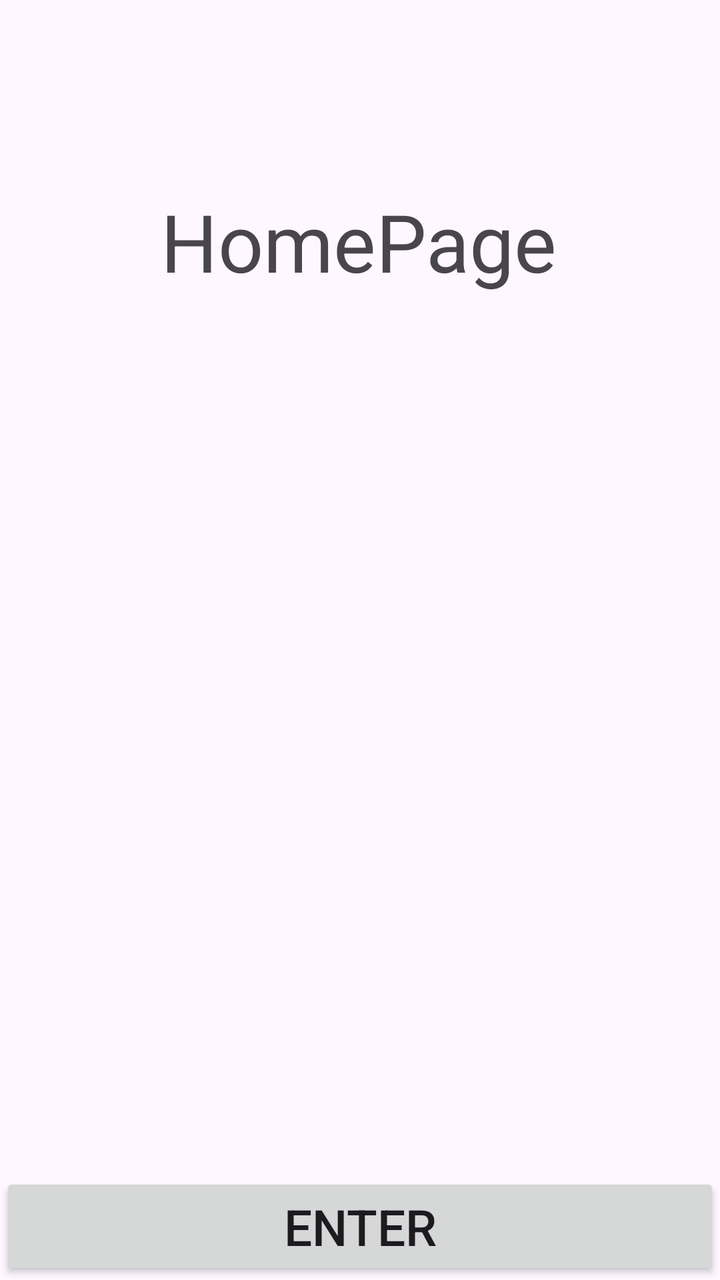
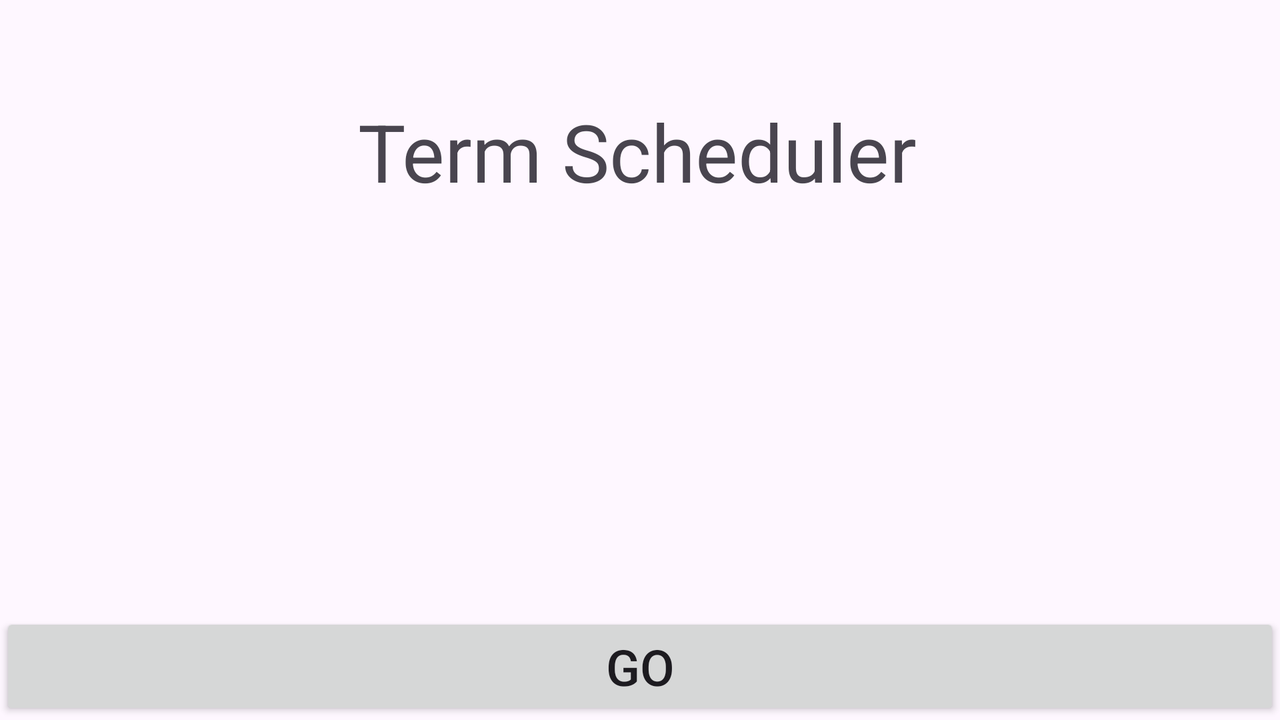

First picture: res/layout/ on a phone held upright. Second picture: the repository's own variant of that layout, on a device whose configuration matches the variant's folder. Source for both follows.
<!-- AndroidManifest.xml: application theme Theme.TermV30 -->
<!-- res/layout/activity_main.xml -->
<?xml version="1.0" encoding="utf-8"?>
<androidx.constraintlayout.widget.ConstraintLayout xmlns:android="http://schemas.android.com/apk/res/android"
    xmlns:app="http://schemas.android.com/apk/res-auto"
    xmlns:tools="http://schemas.android.com/tools"
    android:layout_width="match_parent"
    android:layout_height="match_parent"
    tools:context="MainActivity">

    <TextView
        android:id="@+id/textView"
        android:layout_width="wrap_content"
        android:layout_height="wrap_content"
        android:text="HomePage"
        android:textSize="40sp"
        app:layout_constraintBottom_toBottomOf="parent"
        app:layout_constraintHorizontal_bias="0.497"
        app:layout_constraintLeft_toLeftOf="parent"
        app:layout_constraintRight_toRightOf="parent"
        app:layout_constraintTop_toTopOf="parent"
        app:layout_constraintVertical_bias="0.16" />

    <Button
        android:id="@+id/enter_button"
        android:layout_width="match_parent"
        android:layout_height="wrap_content"
        android:onClick="goToTermList"
        android:text="Enter"
        android:textSize="25sp"
        app:layout_constraintBottom_toBottomOf="parent"
        app:layout_constraintTop_toBottomOf="@+id/textView"
        app:layout_constraintVertical_bias="1"
        tools:layout_editor_absoluteX="0dp" />

    <ImageView
        android:id="@+id/imageView"
        android:layout_width="350dp"
        android:layout_height="350dp"
        app:layout_constraintBottom_toTopOf="@+id/enter_button"
        app:layout_constraintEnd_toEndOf="parent"
        app:layout_constraintStart_toStartOf="parent"
        app:layout_constraintTop_toBottomOf="@+id/textView"
        app:srcCompat="@drawable/ic_baseline_school_24" />

</androidx.constraintlayout.widget.ConstraintLayout>
<!-- resources referenced by this layout -->
<resources>
  <style name="Theme.TermV30" parent="Base.Theme.TermV30" />
  <style name="Base.Theme.TermV30" parent="Theme.Material3.DayNight">
          
          
      </style>
</resources>
<!-- res/layout-land/activity_main.xml (the author's variant of the layout above) -->
<!-- drawn on the phone turned sideways -->
<?xml version="1.0" encoding="utf-8"?>
<androidx.constraintlayout.widget.ConstraintLayout xmlns:android="http://schemas.android.com/apk/res/android"
    xmlns:app="http://schemas.android.com/apk/res-auto"
    xmlns:tools="http://schemas.android.com/tools"
    android:layout_width="match_parent"
    android:layout_height="match_parent"
    tools:context=".ui.MainActivity">

    <TextView
        android:id="@+id/home_title"
        android:layout_width="wrap_content"
        android:layout_height="wrap_content"
        android:text="Term Scheduler"
        android:textSize="40sp"
        app:layout_constraintBottom_toBottomOf="parent"
        app:layout_constraintHorizontal_bias="0.497"
        app:layout_constraintLeft_toLeftOf="parent"
        app:layout_constraintRight_toRightOf="parent"
        app:layout_constraintTop_toTopOf="parent"
        app:layout_constraintVertical_bias="0.16" />

    <Button
        android:id="@+id/go_button"
        android:layout_width="match_parent"
        android:layout_height="wrap_content"
        android:clickable="true"
        android:text="Go"
        android:textSize="25sp"
        app:layout_constraintBottom_toBottomOf="parent"
        app:layout_constraintTop_toBottomOf="@+id/home_title"
        app:layout_constraintVertical_bias="1"
        tools:layout_editor_absoluteX="0dp" />


    <ImageView
        android:id="@+id/home_image"
        android:layout_width="190dp"
        android:layout_height="223dp"
        app:layout_constraintBottom_toTopOf="@+id/go_button"
        app:layout_constraintEnd_toEndOf="parent"
        app:layout_constraintStart_toStartOf="parent"
        app:layout_constraintTop_toBottomOf="@+id/home_title"
        app:srcCompat="@drawable/baseline_calendar_month_24" />

</androidx.constraintlayout.widget.ConstraintLayout>
